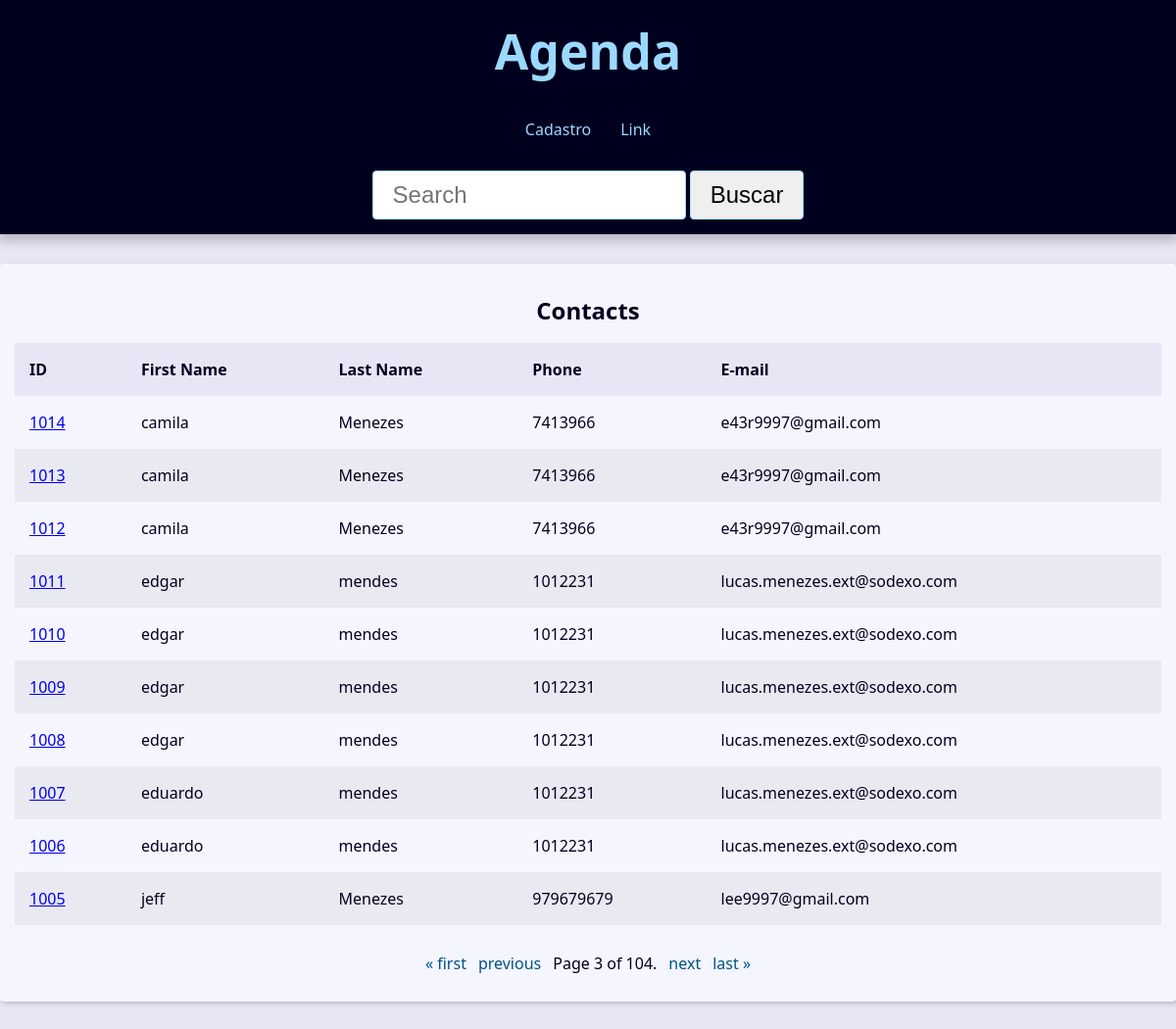
/?page=3, run on the app's committed database.
### contact/models.py (models this page shows, shortened)
class Contact(models.Model):
    first_name = models.CharField(max_length=50)
    last_name = models.CharField(max_length=50, blank=True)
    phone = models.CharField(max_length=50)
    email = models.EmailField(max_length=254, blank=True)
    created_date = models.DateTimeField(default=timezone.now)
    description = models.TextField(blank=True)
    show = models.BooleanField(default=True)
    picture = models.ImageField(blank=True, upload_to='pictures/%Y/%M/%D/')
    category = models.ForeignKey(Category, on_delete=models.SET_NULL, null=True, blank=True)
    owner = models.ForeignKey(User, on_delete=models.SET_NULL, null=True, blank=True)

### contact/views/contact_views.py (the view)
# urls.py: path('', views.index, name='index'),
def index(request):
    contacts = Contact.objects\
        .filter(show=True)\
        .order_by('-id')
    paginator = Paginator(contacts, 10)
    page_number = request.GET.get("page")
    page_obj = paginator.get_page(page_number)
    context={
        'page_obj': page_obj,
        'contacts': contacts,
    }
    return render(
        request,
        'contact/index.html',
        context
    )

### contact/templates/contact/index.html
{% extends 'global/base.html' %}
{% block content%}
{% if page_obj %}
    <div class='responsive-table'>
        <table class='contacts-table'>
            <caption class='table-caption'>
                Contacts
            </caption>
            <thead>
                <tr class='table-row table-row-header'>
                    <th class='table-header'>ID</th>
                    <th class='table-header'>First Name</th>
                    <th class='table-header'>Last Name</th>
                    <th class='table-header'>Phone</th>
                    <th class='table-header'>E-mail</th>
            </thead>
            <tbody>
                {% for contact in page_obj %}
                    <tr class='table-row'>
                        <td class='table-cel'>
                            <a class='table=link'
                               href="{% url "contact:contact" contact.id %}">
                                {{contact.id}}
                            </a>
                        </td>
                        <td class='table-cel'>
                            {{contact.first_name}}
                        </td>
                        <td class='table-cel'>
                            {{contact.last_name}}
                        </td>
                        <td class='table-cel'>
                            {{contact.phone}}
                        </td>
                        <td class='table-cel'>
                            {{contact.email}}
                        </td>
                {% endfor %}
            </tbody>
        </table>
    </div>
    {% else %}
    <div class="single-contact">
      <h1 class="single-contact-name">
        Nenhum contato encontrado.
      </h1>
    </div>
  {% endif %}
{% endblock content%}

### base_static/global/css/style.css (style rules this page uses)
:root { --spacing: 1.5rem; --link-dark-color: rgb(0, 83, 134); --link-light-color: rgb(156, 217, 255); --clr-white: rgb(245, 245, 255); --clr-black: rgb(0, 0, 30); --clr-light-gray: rgb(230, 230, 245); --clr-dark-shadow-5: rgba(0, 0, 10, 5%); --clr-dark-shadow-10: rgba(0, 0, 10, 10%); --clr-dark-shadow-20: rgba(0, 0, 10, 20%); --clr-light-shadow-5: rgba(200, 200, 255, 5%); --clr-light-shadow-10: rgba(200, 200, 255, 10%); --clr-light-shadow-20: rgba(200, 200, 255, 20%); --main-page-width: 120rem; --table-min-width: 60rem; --biggest-font-size: 5rem; --bigger-font-size: 4rem; --big-font-size: 3.2rem; --medium-font-size: 2.4rem; --small-font-size: 1.6rem; --smaller-font-size: 1.4rem; --smallest-font-size: 1.2rem; --transition-fast: 300ms; --transition-medium: 600ms; --transition-slow: 1s; --default-border-radius: 4px; }
*, *::before, *::after { margin: 0; padding: 0; box-sizing: border-box; }
html { font-size: 62.5%; }
body { font-family: system-ui, -apple-system, BlinkMacSystemFont, 'Segoe UI', Roboto, Oxygen, Ubuntu, Cantarell, 'Open Sans', 'Helvetica Neue', sans-serif; line-height: 1.5; font-size: var(--small-font-size); color: var(--clr-black); -webkit-font-smoothing: antialiased; background: var(--clr-light-gray); }
.responsive-table { width: 100%; overflow-x: auto; }
.contacts-table { width: 100%; min-width: var(--table-min-width); border-collapse: collapse; }
.table-caption { font-size: var(--medium-font-size); font-weight: bold; padding: var(--spacing); }
.table-row { text-align: left; text-overflow: ellipsis; transition: background-color var(--transition-fast) ease-in-out; }
.table-row:nth-of-type(2n) { background: var(--clr-dark-shadow-5); }
.table-row-header { background: var(--clr-light-gray); color: var(--clr-black); }
.table-cel, .table-header { padding: var(--spacing); }

### data on the page
Contact: id "1014", first_name "camila", last_name "Menezes", phone "7413966", email "e43r9997@gmail.com"
Contact: id "1013", first_name "camila", last_name "Menezes", phone "7413966", email "e43r9997@gmail.com"
Contact: id "1012", first_name "camila", last_name "Menezes", phone "7413966", email "e43r9997@gmail.com"
Contact: id "1011", first_name "edgar", last_name "mendes", phone "1012231", email "lucas.menezes.ext@sodexo.com"
Contact: id "1010", first_name "edgar", last_name "mendes", phone "1012231", email "lucas.menezes.ext@sodexo.com"
Contact: id "1009", first_name "edgar", last_name "mendes", phone "1012231", email "lucas.menezes.ext@sodexo.com"
Contact: id "1008", first_name "edgar", last_name "mendes", phone "1012231", email "lucas.menezes.ext@sodexo.com"
Contact: id "1007", first_name "eduardo", last_name "mendes", phone "1012231", email "lucas.menezes.ext@sodexo.com"
Contact: id "1006", first_name "eduardo", last_name "mendes", phone "1012231", email "lucas.menezes.ext@sodexo.com"
Contact: id "1005", first_name "jeff", last_name "Menezes", phone "979679679", email "lee9997@gmail.com"

### other printed values
{{ page_obj.number }} "3"
{{ page_obj.paginator.num_pages }} "104"
